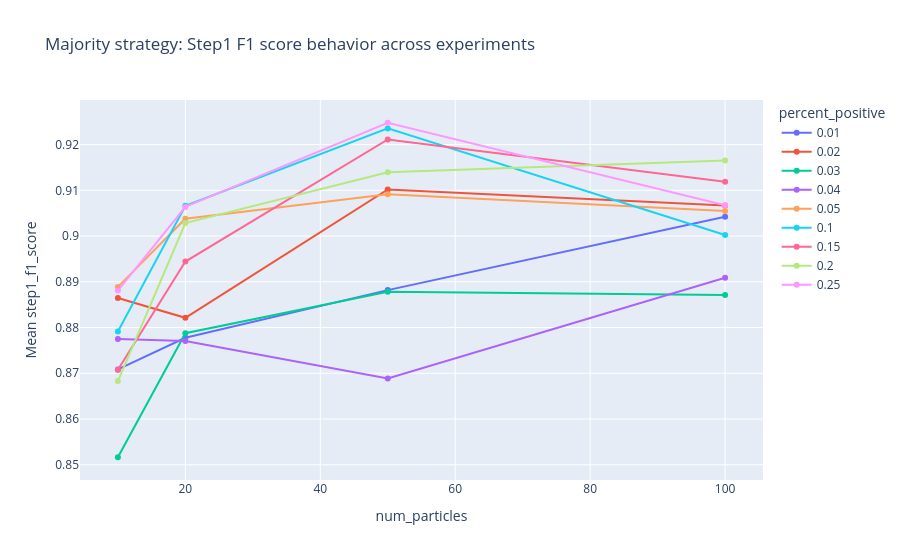

The notebook cell this image was saved under:
### Markdown cell above
the algorithm can get better f1 score with smaller values of positive_cluster_threshold when compared with using the majority strategy. this means that with very small amounts of positive nodes inside clusters is enough for good results.

### Code cell
df_majority = cora[(cora['cluster_strategy'] == 'majority') & (cora['status'] == 'success')]
grouped = df_majority.groupby(['percent_positive', 'num_particles'])['step1_f1_score'].mean().reset_index()

fig = px.line(
    grouped,
    x='num_particles',
    y='step1_f1_score',
    color='percent_positive',
    markers=True,
    title='Majority strategy: Step1 F1 score behavior across experiments'
)

fig.update_layout(
    xaxis_title='num_particles',
    yaxis_title='Mean step1_f1_score',
    legend_title='percent_positive'
)

fig.show()

### Figure 1 — Plotly figure (JSON) as saved in the notebook; plotly's stock layout.template omitted (floating-point values rounded to 4 significant figures)
{"data": [{"hovertemplate": "percent_positive=0.01<br>num_particles=%{x}<br>step1_f1_score=%{y}<extra></extra>", "legendgroup": "0.01", "line": {"color": "#636efa", "dash": "solid"}, "marker": {"symbol": "circle"}, "mode": "lines+markers", "name": "0.01", "orientation": "v", "showlegend": true, "type": "scatter", "x": [10, 20, 50, 100], "xaxis": "x", "y": [0.8708, 0.8778, 0.8882, 0.9042], "yaxis": "y"}, {"hovertemplate": "percent_positive=0.02<br>num_particles=%{x}<br>step1_f1_score=%{y}<extra></extra>", "legendgroup": "0.02", "line": {"color": "#EF553B", "dash": "solid"}, "marker": {"symbol": "circle"}, "mode": "lines+markers", "name": "0.02", "orientation": "v", "showlegend": true, "type": "scatter", "x": [10, 20, 50, 100], "xaxis": "x", "y": [0.8865, 0.8821, 0.9102, 0.9067], "yaxis": "y"}, {"hovertemplate": "percent_positive=0.03<br>num_particles=%{x}<br>step1_f1_score=%{y}<extra></extra>", "legendgroup": "0.03", "line": {"color": "#00cc96", "dash": "solid"}, "marker": {"symbol": "circle"}, "mode": "lines+markers", "name": "0.03", "orientation": "v", "showlegend": true, "type": "scatter", "x": [10, 20, 50, 100], "xaxis": "x", "y": [0.8516, 0.8788, 0.8878, 0.8871], "yaxis": "y"}, {"hovertemplate": "percent_positive=0.04<br>num_particles=%{x}<br>step1_f1_score=%{y}<extra></extra>", "legendgroup": "0.04", "line": {"color": "#ab63fa", "dash": "solid"}, "marker": {"symbol": "circle"}, "mode": "lines+markers", "name": "0.04", "orientation": "v", "showlegend": true, "type": "scatter", "x": [10, 20, 50, 100], "xaxis": "x", "y": [0.8775, 0.8771, 0.8688, 0.8909], "yaxis": "y"}, {"hovertemplate": "percent_positive=0.05<br>num_particles=%{x}<br>step1_f1_score=%{y}<extra></extra>", "legendgroup": "0.05", "line": {"color": "#FFA15A", "dash": "solid"}, "marker": {"symbol": "circle"}, "mode": "lines+markers", "name": "0.05", "orientation": "v", "showlegend": true, "type": "scatter", "x": [10, 20, 50, 100], "xaxis": "x", "y": [0.8889, 0.9038, 0.9091, 0.9055], "yaxis": "y"}, {"hovertemplate": "percent_positive=0.1<br>num_particles=%{x}<br>step1_f1_score=%{y}<extra></extra>", "legendgroup": "0.1", "line": {"color": "#19d3f3", "dash": "solid"}, "marker": {"symbol": "circle"}, "mode": "lines+markers", "name": "0.1", "orientation": "v", "showlegend": true, "type": "scatter", "x": [10, 20, 50, 100], "xaxis": "x", "y": [0.8792, 0.9066, 0.9235, 0.9002], "yaxis": "y"}, {"hovertemplate": "percent_positive=0.15<br>num_particles=%{x}<br>step1_f1_score=%{y}<extra></extra>", "legendgroup": "0.15", "line": {"color": "#FF6692", "dash": "solid"}, "marker": {"symbol": "circle"}, "mode": "lines+markers", "name": "0.15", "orientation": "v", "showlegend": true, "type": "scatter", "x": [10, 20, 50, 100], "xaxis": "x", "y": [0.8708, 0.8944, 0.9211, 0.9119], "yaxis": "y"}, {"hovertemplate": "percent_positive=0.2<br>num_particles=%{x}<br>step1_f1_score=%{y}<extra></extra>", "legendgroup": "0.2", "line": {"color": "#B6E880", "dash": "solid"}, "marker": {"symbol": "circle"}, "mode": "lines+markers", "name": "0.2", "orientation": "v", "showlegend": true, "type": "scatter", "x": [10, 20, 50, 100], "xaxis": "x", "y": [0.8683, 0.9028, 0.914, 0.9165], "yaxis": "y"}, {"hovertemplate": "percent_positive=0.25<br>num_particles=%{x}<br>step1_f1_score=%{y}<extra></extra>", "legendgroup": "0.25", "line": {"color": "#FF97FF", "dash": "solid"}, "marker": {"symbol": "circle"}, "mode": "lines+markers", "name": "0.25", "orientation": "v", "showlegend": true, "type": "scatter", "x": [10, 20, 50, 100], "xaxis": "x", "y": [0.8881, 0.9064, 0.9248, 0.9067], "yaxis": "y"}], "layout": {"legend": {"title": {"text": "percent_positive"}, "tracegroupgap": 0}, "title": {"text": "Majority strategy: Step1 F1 score behavior across experiments"}, "xaxis": {"anchor": "y", "domain": [0, 1], "title": {"text": "num_particles"}}, "yaxis": {"anchor": "x", "domain": [0, 1], "title": {"text": "Mean step1_f1_score"}}}}
